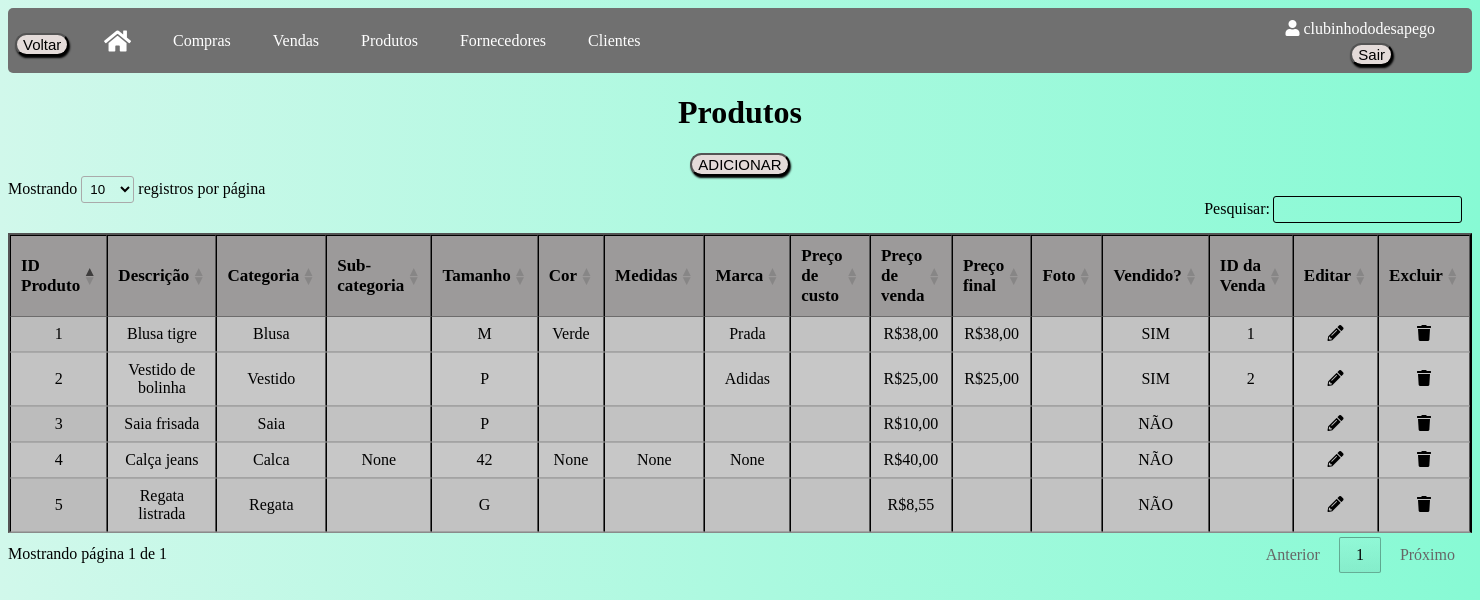
The page /produtos (signed in) on the database as committed earlier.
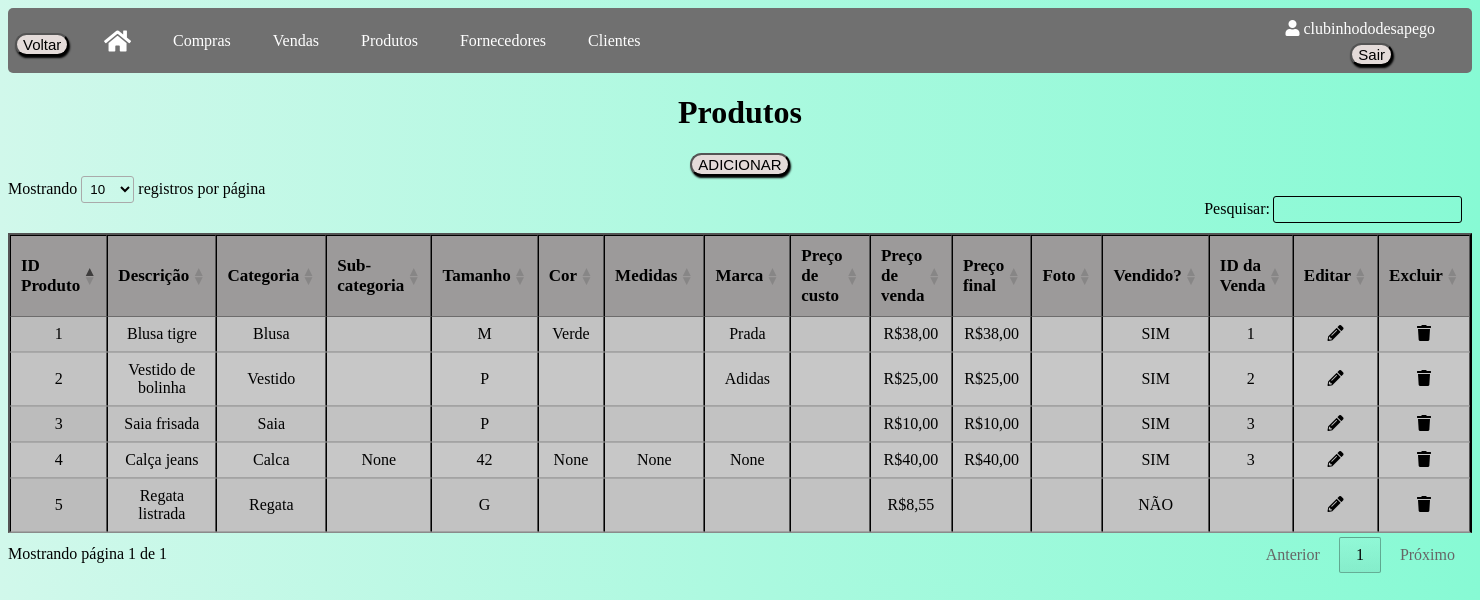
The same page on the database as committed later.
### app/models/tables.py (models this page shows, shortened)
class Usuario(db.Model, UserMixin):
    __tablename__ = "usuarios"
    id = db.Column(db.Integer, primary_key=True, autoincrement=True)
    nome_brecho = db.Column(db.String(100))
    email = db.Column(db.String(84), unique=True)
    usuario = db.Column(db.String(80), unique=True)
    senha = db.Column(db.String(128))
    clientes = db.relationship("Cliente", backref="usuario")
    produtos = db.relationship("Produto", backref="usuario")
    fornecedores = db.relationship("Fornecedor", backref="usuario")
    compras = db.relationship("Compra", backref="usuario")
    vendas = db.relationship("Venda", backref="usuario")

class Produto(db.Model):
    __tablename__ = "produtos"
    id = db.Column(db.Integer, primary_key=True, autoincrement=True)
    descricao = db.Column(db.String(120))
    categoria = db.Column(db.String(80))
    sub_categoria = db.Column(db.String(80))
    tamanho = db.Column(db.String(30))
    cor = db.Column(db.String(30))
    medidas = db.Column(db.Integer)
    marca = db.Column(db.String(80))
    preco_custo = db.Column(db.Float)
    preco_venda = db.Column(db.Float)
    preco_final = db.Column(db.Float)
    foto = db.Column(db.LargeBinary)
    vendido = db.Column(db.Boolean, default=False)
    id_usuario = db.Column(db.Integer, db.ForeignKey('usuarios.id'))
    vendas = db.relationship('Venda', secondary=produtos_vendas, back_populates='produtos')

class Venda(db.Model):
    __tablename__ = "vendas"
    id = db.Column(db.Integer, primary_key=True, autoincrement=True)
    desconto = db.Column(db.Integer)
    val_total = db.Column(db.Float)
    forma_pagamento = db.Column(db.String(50))
    tipo_venda = db.Column(db.String(10))
    dta_venda = db.Column(db.Date)
    id_usuario = db.Column(db.Integer, db.ForeignKey('usuarios.id'))
    nome_cliente = db.Column(db.String, db.ForeignKey('clientes.nome'))
    produtos = db.relationship('Produto', secondary=produtos_vendas, back_populates='vendas')

### app/default.py (the view)
@login_required
@app.route("/produtos", methods=['GET', 'POST'])
def produtos():
    produtos = Produto.query.filter_by(id_usuario=current_user.id).all()
    return render_template("produtos.html", produtos=produtos, format_currency=format_currency)

### app/default.py (called while the page is built)
@login_manager.user_loader
def load_user(id_usuario):
    return Usuario.query.get(int(id_usuario))

def format_currency(value):
    if value is not None:
        if isinstance(value, str):
            try:
                value = float(value.replace('R$', '').replace('.', '').replace(',', '.'))
            except ValueError:
                return None
        return f'R${value:,.2f}'.replace(',', ';').replace('.', ',').replace(';', '.')
    return None

### app/templates/produtos.html (shortened to what this page needs)
<!DOCTYPE html>
<html lang="en">
<head>
    <link rel="stylesheet" type="text/css" href="{{ url_for('static', filename='css/vendas.css') }}">
    <link rel="stylesheet" href="https://cdnjs.cloudflare.com/ajax/libs/font-awesome/5.15.3/css/all.min.css">
    <link rel="stylesheet" type="text/css" href="https://cdn.datatables.net/1.11.5/css/jquery.dataTables.min.css">
</head>
<body>
    <div class="usuario-logado"><i class="fas fa-user"></i> {{ current_user.usuario }}</div>
    <div class="logout">
        <form method="POST" action="{{ url_for('logout') }}">
            <button class="button" type="submit">Sair</button>
        </form>
    </div>
    <div class="navbar">
        <button onclick="window.history.back()" class="button button_voltar">Voltar</button>
        <a href="/home"><i class="fas fa-home icone-casa"></i></a>
        <a href="/compras">Compras</a>
        <a href="/vendas">Vendas</a>
        <a href="/produtos">Produtos</a>
        <a href="/fornecedores">Fornecedores</a>
        <a href="/clientes">Clientes</a>
    </div>
    <h1 class="titulo">Produtos</h1>
    <button class="button"><a href="produtoscadastro">ADICIONAR</a></button>
    <table id="tabelaProdutos" class="tabela display" border="2">
        <thead>
            <tr>
                <th>ID Produto</th>
                <th>Descrição</th>
                <th>Categoria</th>
                <th>Sub-categoria</th>
                <th>Tamanho</th>
                <th>Cor</th>
                <th>Medidas</th>
                <th>Marca</th>
                <th>Preço de custo</th>
                <th>Preço de venda</th>
                <th>Preço final</th>
                <th>Foto</th>
                <th>Vendido?</th>
                <th>ID da Venda</th>
                <th>Editar</th>
                <th>Excluir</th>
            </tr>
        </thead>
        <tbody>
            {% for produto in produtos %}
            <tr>
                <td>{{ produto.id }}</td>
                <td>{{ produto.descricao }}</td>
                <td>{{ produto.categoria }}</td>
                <td>{{ produto.sub_categoria }}</td>
                <td>{{ produto.tamanho }}</td>
                <td>{{ produto.cor }}</td>
                <td>{{ produto.medidas }}</td>
                <td>{{ produto.marca }}</td>
                <td>
                </td>
                <td>
                    {% if produto.preco_venda is not none %}
                        {{ format_currency(produto.preco_venda) }}
                    {% endif %}
                </td>
                <td>
                    {% if produto.preco_final is not none %}
                        {{ format_currency(produto.preco_final) }}
                    {% endif %}
                </td>
                <td>
                </td>
                <td>
                    {% if produto.vendido %}
                        SIM
                    {% else %}
                        NÃO
                    {% endif %}
                </td>
                <td>
                    {% for venda in produto.vendas %}
                        {{ venda.id }}
                    {% endfor %}
                </td>
                <td>
                    <a href="/editarprodutos/{{ produto.id }}">
                    <div class="icon-container"><i class="fas fa-pencil-alt"></i></div>
                    </a>
                </td>
                <td>
                    <a href="/excluirprodutos/{{ produto.id }}" class="excluir-produto" data-id="{{ produto.id }}" data-confirm="Tem certeza de que deseja excluir este produto?">
                        <div class="icon-container"><i class="fas fa-trash"></i></div>
                    </a>
                </td>
            </tr>
            {% endfor %}
        </tbody>
    </table>
</body>
</html>

### app/static/css/vendas.css (style rules this page uses)
body { background: linear-gradient(to right, #d1f8eb, #87fad4); }
.usuario-logado { position: absolute; top: 20px; right: 45px; color: white; }
.logout { position: absolute; top: 43px; right: 87px; }
.button_voltar { position: absolute; top: 33px; left: 15px; }
.button { margin-bottom: 20px; font-size: 15px; margin-bottom: 13px; display: block; margin: 0 auto; background-color: #e4dbd9; cursor: pointer; transition: background-color 0.3s ease; border-radius: 20px; box-shadow: 1px 2px 2px black; }
.navbar { overflow: hidden; background-color: #707070; height: 65px; border-radius: 5px; }
.navbar a { float: left; display: flex; align-items: center; color: white; text-align: center; padding: 0px 16px; text-decoration: none; height: 100%; margin-left: 80px; margin-right: -70px; }
.icone-casa { font-size: 24px; }
.titulo { text-align: center; }
.tabela { border-collapse: collapse; width: 100%; text-align: center; background-color: #c7c7c7; margin-top: 50px; border-color: black; }
th { font-size: 17px; background-color: #9c9a9a; }
a { text-decoration: none; color: #000; }

Rows that differ between the two databases and show on the page:
changed Produto "Saia frisada": preco_final (not shown) → "R$10,00"; vendido "NÃO" → "SIM"
added Venda: id "3"
changed Produto "Calça jeans": preco_final (not shown) → "R$40,00"; vendido "NÃO" → "SIM"
